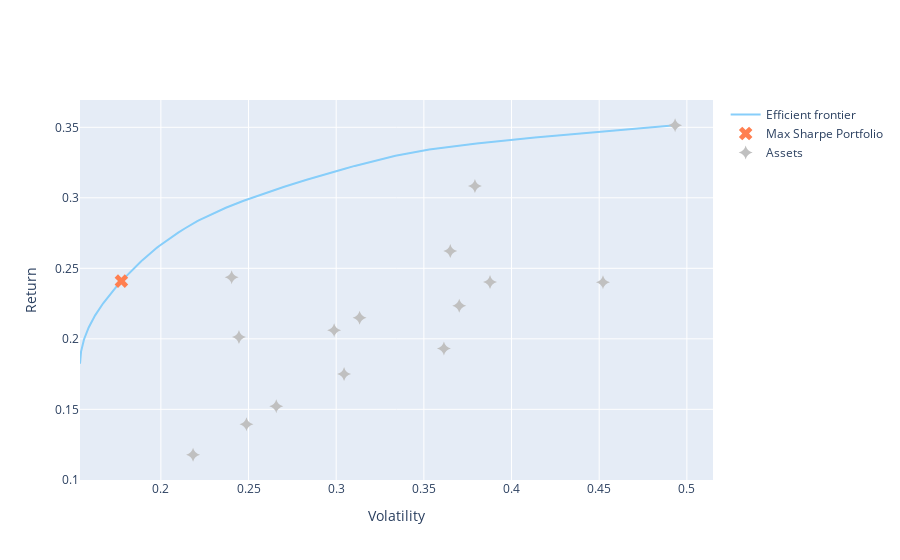

Write notebook code for a chart like this one.
### Markdown cell above
Interactive plots via Plotly are now supported too.

### Code cell
ax = plotting.plot_efficient_frontier(cla, showfig=False, interactive=True)
ax.show()

### Figure 1 — Plotly figure (JSON) as saved in the notebook; plotly's stock layout.template omitted (floating-point values rounded to 4 significant figures; data arrays with more than 128 entries replaced by an {"elided": "..."} marker saying what was removed)
{"data": [{"customdata": {"elided": "76x15x1 float values"}, "hovertemplate": "Risk: %{x}<br>Return: %{y}<extra>MSFT: %{customdata[0]:.4%}<br>AMZN: %{customdata[1]:.4%}<br>KO: %{customdata[2]:.4%}<br>MA: %{customdata[3]:.4%}<br>COST: %{customdata[4]:.4%}<br>LUV: %{customdata[5]:.4%}<br>XOM: %{customdata[6]:.4%}<br>PFE: %{customdata[7]:.4%}<br>JPM: %{customdata[8]:.4%}<br>UNH: %{customdata[9]:.4%}<br>ACN: %{customdata[10]:.4%}<br>DIS: %{customdata[11]:.4%}<br>GILD: %{customdata[12]:.4%}<br>F: %{customdata[13]:.4%}<br>TSLA: %{customdata[14]:.4%}<br></extra>", "line": {"color": "lightskyblue", "width": 2}, "mode": "lines", "name": "Efficient frontier", "x": [0.4933, 0.4933, 0.4933, 0.4933, 0.4933, 0.4933, 0.4514, 0.4133, 0.3801, 0.3531, 0.3338, 0.3289, 0.3241, 0.3194, 0.3149, 0.3106, 0.3049, 0.2993, 0.2938, 0.2884, 0.2831, 0.2704, 0.2583, 0.2472, 0.2371, 0.2281, 0.227, 0.226, 0.225, 0.224, 0.223, 0.2219, 0.2208, 0.2197, 0.2186, 0.2175, 0.2175, 0.2175, 0.2175, 0.2175, 0.2175, 0.2136, 0.2099, 0.2063, 0.203, 0.1998, 0.1988, 0.1978, 0.1969, 0.1959, 0.195, 0.1936, 0.1922, 0.1909, 0.1896, 0.1884, 0.1855, 0.1827, 0.18, 0.1775, 0.175, 0.1733, 0.1717, 0.1701, 0.1686, 0.1671, 0.1671, 0.1671, 0.1671, 0.1671, 0.1671, 0.1625, 0.1588, 0.1561, 0.1545, 0.1539], "y": [0.3515, 0.3515, 0.3515, 0.3515, 0.3515, 0.3515, 0.3471, 0.3428, 0.3385, 0.3342, 0.3299, 0.3284, 0.327, 0.3255, 0.3241, 0.3226, 0.3207, 0.3187, 0.3167, 0.3148, 0.3128, 0.3078, 0.3029, 0.2979, 0.293, 0.288, 0.2874, 0.2868, 0.2862, 0.2855, 0.2849, 0.2842, 0.2834, 0.2827, 0.2819, 0.2812, 0.2812, 0.2811, 0.2811, 0.2811, 0.2811, 0.2782, 0.2753, 0.2724, 0.2695, 0.2666, 0.2657, 0.2647, 0.2637, 0.2628, 0.2618, 0.2603, 0.2589, 0.2574, 0.256, 0.2545, 0.2511, 0.2477, 0.2443, 0.2409, 0.2375, 0.235, 0.2326, 0.2301, 0.2277, 0.2252, 0.2252, 0.2252, 0.2252, 0.2252, 0.2252, 0.2166, 0.2081, 0.1995, 0.191, 0.1824], "type": "scatter"}, {"customdata": [[0.0, 0.07647, 0.05816, 0.2991, 0.04403, 0.03117, -2.768e-18, 0.04541, 0.02093, 0.04135, 0.1316, 0.0, 0.06132, 0.01009, 0.1804], [1.357]], "hovertemplate": "Sharpe: %{{customdata[1]:.4}}<br>Risk: %{x}<br>Return: %{y}<extra>MSFT: %{customdata[0]:.4%}<br>AMZN: %{customdata[1]:.4%}<br>KO: %{customdata[2]:.4%}<br>MA: %{customdata[3]:.4%}<br>COST: %{customdata[4]:.4%}<br>LUV: %{customdata[5]:.4%}<br>XOM: %{customdata[6]:.4%}<br>PFE: %{customdata[7]:.4%}<br>JPM: %{customdata[8]:.4%}<br>UNH: %{customdata[9]:.4%}<br>ACN: %{customdata[10]:.4%}<br>DIS: %{customdata[11]:.4%}<br>GILD: %{customdata[12]:.4%}<br>F: %{customdata[13]:.4%}<br>TSLA: %{customdata[14]:.4%}<br></extra>", "marker": {"color": "coral", "size": 12, "symbol": "x"}, "mode": "markers", "name": "Max Sharpe Portfolio", "x": [0.1775], "y": [0.2409], "type": "scatter"}, {"hovertemplate": "Risk: %{x}<br>Return: %{y}<extra></extra>", "marker": {"color": "silver", "size": 10, "symbol": "star-diamond"}, "mode": "markers", "name": "Assets", "x": [0.3133, 0.4933, 0.2184, 0.2404, 0.3045, 0.3702, 0.2488, 0.2658, 0.3651, 0.3614, 0.2445, 0.2988, 0.4522, 0.3877, 0.3791], "y": [0.2149, 0.3515, 0.1178, 0.2437, 0.1751, 0.2235, 0.1395, 0.1521, 0.2623, 0.1932, 0.2013, 0.2061, 0.2401, 0.2404, 0.3083], "type": "scatter"}], "layout": {"xaxis": {"title": {"text": "Volatility"}}, "yaxis": {"title": {"text": "Return"}}}}
